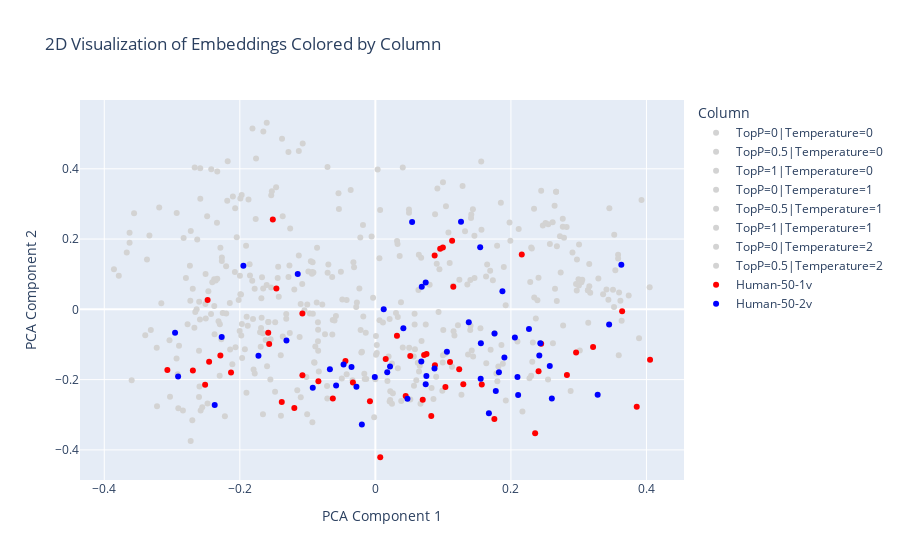

Notebook source saved alongside this figure:
### Code cell
# Perform PCA to reduce the embeddings to 2 dimensions
pca = PCA(n_components=2)
reduced_embeddings_2d = pca.fit_transform(all_embeddings_array)

# Create a DataFrame for the reduced embeddings with cluster labels and column names
df_embeddings_2d = pd.DataFrame(reduced_embeddings_2d, columns=['PCA1', 'PCA2'])
df_embeddings_2d['ClusterLabel'] = cluster_labels
df_embeddings_2d['Column'] = column_associations

# Define a color mapping with bold colors for 'Human-50-2v' and 'Human-50-1v', and neutral colors for others
unique_columns = df_embeddings_2d['Column'].unique()
color_mapping = {column: 'lightgrey' for column in unique_columns}  # Start with all neutral colors
color_mapping['Human-50-2v'] = 'blue'  # Assign a bold color for 'Human-50-2v'
color_mapping['Human-50-1v'] = 'red'   # Assign a bold color for 'Human-50-1v'

# Create an interactive scatter plot using Plotly Express
fig = px.scatter(df_embeddings_2d, x='PCA1', y='PCA2', color='Column', hover_data=['Column', 'ClusterLabel'], title='2D Visualization of Embeddings Colored by Column', color_discrete_map=color_mapping)

# Customize the layout
fig.update_layout(
    xaxis_title='PCA Component 1',
    yaxis_title='PCA Component 2',
    legend_title='Column'
)

# Show the plot
fig.show()

### Figure 1 — Plotly figure (JSON) as saved in the notebook; plotly's stock layout.template omitted (floating-point values rounded to 4 significant figures)
{"data": [{"customdata": [["TopP=0|Temperature=0", 6], ["TopP=0|Temperature=0", 12], ["TopP=0|Temperature=0", 13], ["TopP=0|Temperature=0", 5], ["TopP=0|Temperature=0", 3], ["TopP=0|Temperature=0", 11], ["TopP=0|Temperature=0", 11], ["TopP=0|Temperature=0", 1], ["TopP=0|Temperature=0", 14], ["TopP=0|Temperature=0", 2], ["TopP=0|Temperature=0", 5], ["TopP=0|Temperature=0", 12], ["TopP=0|Temperature=0", 5], ["TopP=0|Temperature=0", 0], ["TopP=0|Temperature=0", 7], ["TopP=0|Temperature=0", 10], ["TopP=0|Temperature=0", 4], ["TopP=0|Temperature=0", 9], ["TopP=0|Temperature=0", 7], ["TopP=0|Temperature=0", 6], ["TopP=0|Temperature=0", 10], ["TopP=0|Temperature=0", 4], ["TopP=0|Temperature=0", 9], ["TopP=0|Temperature=0", 4], ["TopP=0|Temperature=0", 11], ["TopP=0|Temperature=0", 11], ["TopP=0|Temperature=0", 14], ["TopP=0|Temperature=0", 6], ["TopP=0|Temperature=0", 7], ["TopP=0|Temperature=0", 6], ["TopP=0|Temperature=0", 11], ["TopP=0|Temperature=0", 6], ["TopP=0|Temperature=0", 0], ["TopP=0|Temperature=0", 4], ["TopP=0|Temperature=0", 6], ["TopP=0|Temperature=0", 11], ["TopP=0|Temperature=0", 1], ["TopP=0|Temperature=0", 14], ["TopP=0|Temperature=0", 7], ["TopP=0|Temperature=0", 6], ["TopP=0|Temperature=0", 10], ["TopP=0|Temperature=0", 1], ["TopP=0|Temperature=0", 14], ["TopP=0|Temperature=0", 2], ["TopP=0|Temperature=0", 13], ["TopP=0|Temperature=0", 10], ["TopP=0|Temperature=0", 6], ["TopP=0|Temperature=0", 11], ["TopP=0|Temperature=0", 11], ["TopP=0|Temperature=0", 13], ["TopP=0|Temperature=0", 8]], "hovertemplate": "Column=%{customdata[0]}<br>PCA1=%{x}<br>PCA2=%{y}<br>ClusterLabel=%{customdata[1]}<extra></extra>", "legendgroup": "TopP=0|Temperature=0", "marker": {"color": "lightgrey", "symbol": "circle"}, "mode": "markers", "name": "TopP=0|Temperature=0", "orientation": "v", "showlegend": true, "type": "scatter", "x": [0.3137, 0.3453, -0.3668, 0.05157, 0.06552, -0.2933, -0.1196, -0.05084, -0.1973, 0.03219, -0.1315, 0.1852, -0.04241, -0.2407, -0.09521, -0.2143, -0.1908, 0.317, 0.1633, 0.1923, -0.04239, -0.2602, 0.2971, -0.1999, -0.2795, -0.2017, -0.176, -0.05379, -0.2505, 0.2308, -0.08473, 0.09154, -0.2628, -0.1545, -0.02224, -0.1797, 0.1323, -0.07063, -0.07048, 0.2975, -0.197, 0.03586, -0.1992, 0.2285, -0.2265, -0.2064, 0.3541, -0.2694, -0.01415, -0.1129, 0.1758], "xaxis": "x", "y": [0.05423, 0.2874, 0.162, -0.2565, -0.1603, -0.1399, 0.05616, 0.1068, 0.3251, -0.07627, -0.02673, 0.3035, 0.02665, 0.07676, 0.1367, -0.1146, 0.1813, 0.04757, 0.09353, 0.01141, -0.1845, -0.1181, 0.05394, 0.09559, 0.08939, 0.0267, 0.4295, 0.2859, 0.1005, 0.1734, -0.03681, 0.3441, 0.1987, -0.08536, 0.2045, -0.1711, 0.2225, 0.4049, 0.1045, 0.1421, -0.0416, 0.1516, 0.3153, 0.07809, 0.1476, -0.1081, 0.1115, 0.05883, -0.06652, 0.1535, -0.0687], "yaxis": "y"}, {"customdata": [["TopP=0.5|Temperature=0", 6], ["TopP=0.5|Temperature=0", 12], ["TopP=0.5|Temperature=0", 13], ["TopP=0.5|Temperature=0", 2], ["TopP=0.5|Temperature=0", 11], ["TopP=0.5|Temperature=0", 4], ["TopP=0.5|Temperature=0", 1], ["TopP=0.5|Temperature=0", 14], ["TopP=0.5|Temperature=0", 5], ["TopP=0.5|Temperature=0", 6], ["TopP=0.5|Temperature=0", 0], ["TopP=0.5|Temperature=0", 5], ["TopP=0.5|Temperature=0", 11], ["TopP=0.5|Temperature=0", 0], ["TopP=0.5|Temperature=0", 11], ["TopP=0.5|Temperature=0", 12], ["TopP=0.5|Temperature=0", 10], ["TopP=0.5|Temperature=0", 5], ["TopP=0.5|Temperature=0", 11], ["TopP=0.5|Temperature=0", 6], ["TopP=0.5|Temperature=0", 9], ["TopP=0.5|Temperature=0", 7], ["TopP=0.5|Temperature=0", 14], ["TopP=0.5|Temperature=0", 7], ["TopP=0.5|Temperature=0", 13], ["TopP=0.5|Temperature=0", 2], ["TopP=0.5|Temperature=0", 1], ["TopP=0.5|Temperature=0", 14], ["TopP=0.5|Temperature=0", 7], ["TopP=0.5|Temperature=0", 6], ["TopP=0.5|Temperature=0", 12], ["TopP=0.5|Temperature=0", 14], ["TopP=0.5|Temperature=0", 6], ["TopP=0.5|Temperature=0", 2], ["TopP=0.5|Temperature=0", 4], ["TopP=0.5|Temperature=0", 7], ["TopP=0.5|Temperature=0", 6], ["TopP=0.5|Temperature=0", 9], ["TopP=0.5|Temperature=0", 11], ["TopP=0.5|Temperature=0", 4], ["TopP=0.5|Temperature=0", 5], ["TopP=0.5|Temperature=0", 12], ["TopP=0.5|Temperature=0", 14], ["TopP=0.5|Temperature=0", 6], ["TopP=0.5|Temperature=0", 13], ["TopP=0.5|Temperature=0", 6], ["TopP=0.5|Temperature=0", 9], ["TopP=0.5|Temperature=0", 11], ["TopP=0.5|Temperature=0", 11], ["TopP=0.5|Temperature=0", 13], ["TopP=0.5|Temperature=0", 8]], "hovertemplate": "Column=%{customdata[0]}<br>PCA1=%{x}<br>PCA2=%{y}<br>ClusterLabel=%{customdata[1]}<extra></extra>", "legendgroup": "TopP=0.5|Temperature=0", "marker": {"color": "lightgrey", "symbol": "circle"}, "mode": "markers", "name": "TopP=0.5|Temperature=0", "orientation": "v", "showlegend": true, "type": "scatter", "x": [0.3438, 0.2667, -0.337, 0.09975, -0.1006, -0.1579, 0.01118, -0.2666, 0.03317, 0.03779, -0.2356, 0.05697, -0.2578, -0.2482, -0.1604, 0.1462, -0.2273, 0.0195, -0.3313, 0.341, 0.3005, -0.06935, -0.1377, 0.1694, -0.2148, 0.1357, 0.03042, -0.2931, -0.2333, 0.1167, 0.0496, -0.1603, 0.09453, 0.155, -0.1687, -0.09887, 0.2679, 0.3524, -0.1434, -0.2477, -0.01336, 0.04045, -0.1367, 0.3596, -0.1315, 0.1405, 0.2511, 0.02106, -0.1268, -0.3396, 0.1758], "xaxis": "x", "y": [0.02711, 0.3348, 0.1418, -0.1307, -0.2983, -0.03625, -0.03738, 0.4037, -0.02195, 0.02009, 0.08182, -0.2178, -0.2882, 0.2648, 0.0692, 0.2093, -0.08484, -0.134, -0.0587, 0.05639, 0.1847, 0.1274, 0.4855, 0.1097, 0.01815, 0.07051, -0.01013, 0.2742, 0.08713, -0.0742, 0.2845, 0.531, 0.1144, -0.05364, -0.05294, 0.1075, 0.1799, 0.2124, 0.1215, -0.2677, -0.1982, 0.4034, 0.2652, 0.04796, -0.01329, -0.04633, 0.2459, -0.02766, 0.125, -0.07377, -0.0687], "yaxis": "y"}, {"customdata": [["TopP=1|Temperature=0", 6], ["TopP=1|Temperature=0", 12], ["TopP=1|Temperature=0", 13], ["TopP=1|Temperature=0", 11], ["TopP=1|Temperature=0", 2], ["TopP=1|Temperature=0", 1], ["TopP=1|Temperature=0", 14], ["TopP=1|Temperature=0", 5], ["TopP=1|Temperature=0", 9], ["TopP=1|Temperature=0", 11], ["TopP=1|Temperature=0", 0], ["TopP=1|Temperature=0", 12], ["TopP=1|Temperature=0", 10], ["TopP=1|Temperature=0", 5], ["TopP=1|Temperature=0", 11], ["TopP=1|Temperature=0", 11], ["TopP=1|Temperature=0", 0], ["TopP=1|Temperature=0", 7], ["TopP=1|Temperature=0", 4], ["TopP=1|Temperature=0", 7], ["TopP=1|Temperature=0", 10], ["TopP=1|Temperature=0", 4], ["TopP=1|Temperature=0", 5], ["TopP=1|Temperature=0", 9], ["TopP=1|Temperature=0", 4], ["TopP=1|Temperature=0", 11], ["TopP=1|Temperature=0", 14], ["TopP=1|Temperature=0", 7], ["TopP=1|Temperature=0", 6], ["TopP=1|Temperature=0", 2], ["TopP=1|Temperature=0", 10], ["TopP=1|Temperature=0", 14], ["TopP=1|Temperature=0", 2], ["TopP=1|Temperature=0", 11], ["TopP=1|Temperature=0", 12], ["TopP=1|Temperature=0", 6], ["TopP=1|Temperature=0", 14], ["TopP=1|Temperature=0", 6], ["TopP=1|Temperature=0", 11], ["TopP=1|Temperature=0", 1], ["TopP=1|Temperature=0", 4], ["TopP=1|Temperature=0", 14], ["TopP=1|Temperature=0", 5], ["TopP=1|Temperature=0", 6], ["TopP=1|Temperature=0", 6], ["TopP=1|Temperature=0", 7], ["TopP=1|Temperature=0", 9], ["TopP=1|Temperature=0", 3], ["TopP=1|Temperature=0", 13], ["TopP=1|Temperature=0", 5], ["TopP=1|Temperature=0", 8]], "hovertemplate": "Column=%{customdata[0]}<br>PCA1=%{x}<br>PCA2=%{y}<br>ClusterLabel=%{customdata[1]}<extra></extra>", "legendgroup": "TopP=1|Temperature=0", "marker": {"color": "lightgrey", "symbol": "circle"}, "mode": "markers", "name": "TopP=1|Temperature=0", "orientation": "v", "showlegend": true, "type": "scatter", "x": [0.336, 0.2645, -0.3627, -0.2917, 0.1786, -0.06373, -0.2422, 0.1002, 0.3522, -0.1899, -0.2294, 0.1562, -0.1902, 0.127, -0.3222, -0.1282, -0.2046, -0.07832, -0.2595, 0.2368, 0.02188, -0.1441, -0.01566, 0.1463, -0.1682, -0.08655, -0.1129, -0.1817, 0.1881, 0.05793, -0.1396, -0.2333, 0.1701, -0.2897, 0.2341, 0.124, -0.3189, 0.3141, -0.284, 0.09055, -0.1659, -0.1813, -0.03375, 0.2324, 0.3634, -0.003404, 0.3927, 0.1637, -0.2507, -0.1619, 0.1758], "xaxis": "x", "y": [0.04305, 0.2946, 0.1894, -0.1844, -0.1824, 0.09228, 0.3987, -0.05862, 0.006995, -0.0213, -0.04261, 0.4209, -0.2375, -0.2432, -0.2755, 0.09206, 0.2049, 0.01388, -0.2199, -0.0264, -0.2583, 0.08939, -0.198, 0.08956, 0.03125, 0.0196, 0.4504, 0.08166, -0.155, -0.04299, -0.1308, 0.3926, -0.1151, -0.1033, 0.2864, 0.08437, 0.2901, -0.03803, -0.2878, 0.1301, -0.06815, 0.5146, -0.2015, -0.0941, -0.03274, 0.03315, 0.3115, -0.1536, 0.0149, -0.0873, -0.0687], "yaxis": "y"}, {"customdata": [["TopP=0|Temperature=1", 6], ["TopP=0|Temperature=1", 12], ["TopP=0|Temperature=1", 13], ["TopP=0|Temperature=1", 5], ["TopP=0|Temperature=1", 11], ["TopP=0|Temperature=1", 4], ["TopP=0|Temperature=1", 1], ["TopP=0|Temperature=1", 5], ["TopP=0|Temperature=1", 4], ["TopP=0|Temperature=1", 6], ["TopP=0|Temperature=1", 0], ["TopP=0|Temperature=1", 2], ["TopP=0|Temperature=1", 12], ["TopP=0|Temperature=1", 4], ["TopP=0|Temperature=1", 5], ["TopP=0|Temperature=1", 9], ["TopP=0|Temperature=1", 7], ["TopP=0|Temperature=1", 11], ["TopP=0|Temperature=1", 6], ["TopP=0|Temperature=1", 7], ["TopP=0|Temperature=1", 10], ["TopP=0|Temperature=1", 14], ["TopP=0|Temperature=1", 10], ["TopP=0|Temperature=1", 2], ["TopP=0|Temperature=1", 11], ["TopP=0|Temperature=1", 14], ["TopP=0|Temperature=1", 1], ["TopP=0|Temperature=1", 0], ["TopP=0|Temperature=1", 7], ["TopP=0|Temperature=1", 5], ["TopP=0|Temperature=1", 5], ["TopP=0|Temperature=1", 14], ["TopP=0|Temperature=1", 10], ["TopP=0|Temperature=1", 3], ["TopP=0|Temperature=1", 13], ["TopP=0|Temperature=1", 2], ["TopP=0|Temperature=1", 9], ["TopP=0|Temperature=1", 14], ["TopP=0|Temperature=1", 11], ["TopP=0|Temperature=1", 6], ["TopP=0|Temperature=1", 6], ["TopP=0|Temperature=1", 6], ["TopP=0|Temperature=1", 7], ["TopP=0|Temperature=1", 9], ["TopP=0|Temperature=1", 2], ["TopP=0|Temperature=1", 4], ["TopP=0|Temperature=1", 11], ["TopP=0|Temperature=1", 11], ["TopP=0|Temperature=1", 3], ["TopP=0|Temperature=1", 11], ["TopP=0|Temperature=1", 8]], "hovertemplate": "Column=%{customdata[0]}<br>PCA1=%{x}<br>PCA2=%{y}<br>ClusterLabel=%{customdata[1]}<extra></extra>", "legendgroup": "TopP=0|Temperature=1", "marker": {"color": "lightgrey", "symbol": "circle"}, "mode": "markers", "name": "TopP=0|Temperature=1", "orientation": "v", "showlegend": true, "type": "scatter", "x": [0.3003, 0.2447, -0.3627, 0.06256, -0.1018, -0.07428, -0.03144, 0.14, -0.1979, 0.186, -0.1805, 0.0021, 0.1992, -0.2701, -0.08859, 0.2822, 0.2344, -0.3038, 0.2734, -0.08467, 0.02104, -0.1283, -0.2297, 0.06352, -0.303, -0.1872, 0.1218, -0.2286, -0.2314, 0.1815, 3.897e-05, 0.1078, 0.0008606, 0.1925, -0.2266, 0.2274, 0.2766, -0.1537, -0.1079, 0.2299, 0.03205, 0.329, -0.09668, 0.2783, 0.05676, -0.1366, 0.002056, -0.086, -0.01979, -0.1539, 0.1758], "xaxis": "x", "y": [0.06822, 0.3376, 0.2177, -0.1519, -0.1929, -0.07123, 0.12, -0.05899, -0.07436, -0.1014, -0.02779, -0.1245, 0.1956, -0.3154, -0.106, 0.2344, 0.03363, -0.08769, 0.1052, -0.09069, -0.2622, 0.448, -0.1891, 0.055, -0.2484, 0.3126, -0.04555, 0.1754, -0.03403, -0.1624, -0.1988, 0.2187, -0.1292, -0.2595, 0.1378, -0.1963, 0.2353, 0.3249, 0.07218, 0.1761, 0.1942, 0.08779, -0.01162, 0.2035, -0.134, -0.07728, -0.1018, 0.1753, -0.1205, 0.06203, -0.0687], "yaxis": "y"}, {"customdata": [["TopP=0.5|Temperature=1", 6], ["TopP=0.5|Temperature=1", 12], ["TopP=0.5|Temperature=1", 13], ["TopP=0.5|Temperature=1", 11], ["TopP=0.5|Temperature=1", 5], ["TopP=0.5|Temperature=1", 4], ["TopP=0.5|Temperature=1", 1], ["TopP=0.5|Temperature=1", 11], ["TopP=0.5|Temperature=1", 2], ["TopP=0.5|Temperature=1", 11], ["TopP=0.5|Temperature=1", 0], ["TopP=0.5|Temperature=1", 12], ["TopP=0.5|Temperature=1", 11], ["TopP=0.5|Temperature=1", 5], ["TopP=0.5|Temperature=1", 10], ["TopP=0.5|Temperature=1", 0], ["TopP=0.5|Temperature=1", 5], ["TopP=0.5|Temperature=1", 14], ["TopP=0.5|Temperature=1", 10], ["TopP=0.5|Temperature=1", 6], ["TopP=0.5|Temperature=1", 11], ["TopP=0.5|Temperature=1", 9], ["TopP=0.5|Temperature=1", 13], ["TopP=0.5|Temperature=1", 14], ["TopP=0.5|Temperature=1", 7], ["TopP=0.5|Temperature=1", 7], ["TopP=0.5|Temperature=1", 2], ["TopP=0.5|Temperature=1", 9], ["TopP=0.5|Temperature=1", 4], ["TopP=0.5|Temperature=1", 5], ["TopP=0.5|Temperature=1", 5], ["TopP=0.5|Temperature=1", 4], ["TopP=0.5|Temperature=1", 9], ["TopP=0.5|Temperature=1", 3], ["TopP=0.5|Temperature=1", 14], ["TopP=0.5|Temperature=1", 6], ["TopP=0.5|Temperature=1", 10], ["TopP=0.5|Temperature=1", 6], ["TopP=0.5|Temperature=1", 11], ["TopP=0.5|Temperature=1", 14], ["TopP=0.5|Temperature=1", 6], ["TopP=0.5|Temperature=1", 1], ["TopP=0.5|Temperature=1", 10], ["TopP=0.5|Temperature=1", 1], ["TopP=0.5|Temperature=1", 9], ["TopP=0.5|Temperature=1", 10], ["TopP=0.5|Temperature=1", 7], ["TopP=0.5|Temperature=1", 7], ["TopP=0.5|Temperature=1", 4], ["TopP=0.5|Temperature=1", 11], ["TopP=0.5|Temperature=1", 8]], "hovertemplate": "Column=%{customdata[0]}<br>PCA1=%{x}<br>PCA2=%{y}<br>ClusterLabel=%{customdata[1]}<extra></extra>", "legendgroup": "TopP=0.5|Temperature=1", "marker": {"color": "lightgrey", "symbol": "circle"}, "mode": "markers", "name": "TopP=0.5|Temperature=1", "orientation": "v", "showlegend": true, "type": "scatter", "x": [0.2961, 0.2471, -0.3857, -0.148, 0.02453, -0.1118, 0.1422, -0.1425, 0.113, -0.2502, -0.1478, 0.09976, -0.09318, -0.01781, -0.09293, -0.267, 0.06814, 0.003337, -0.1393, 0.3157, -0.2377, 0.2908, -0.2424, -0.1527, 0.1734, -0.02724, 0.2096, 0.2551, -0.222, 0.1096, 0.02582, -0.1781, 0.3582, 0.08294, -0.1072, 0.006021, -0.08439, 0.2651, -0.2002, -0.1464, 0.06754, 0.1796, -0.1659, 0.09323, -0.01828, -0.02178, -0.09258, -0.1005, -0.2337, -0.02827, 0.1758], "xaxis": "x", "y": [0.07205, 0.2385, 0.1143, -0.2343, -0.2689, -0.0789, -0.1172, 0.03613, -0.1634, -0.02634, -0.03641, 0.3618, 0.1064, -0.02016, -0.321, -0.05229, -0.08993, 0.3978, -0.303, 0.0658, 0.009442, 0.162, -0.01302, 0.3358, 0.08305, 0.01934, -0.09145, 0.2423, -0.3042, 0.132, -0.2387, 0.05835, 0.1553, -0.2237, 0.4717, 0.1452, -0.118, 0.05872, -0.06158, 0.3475, 0.147, 0.1809, -0.2983, -0.007375, 0.2402, -0.05859, 0.1341, 0.01386, 0.2466, 0.006736, -0.0687], "yaxis": "y"}, {"customdata": [["TopP=1|Temperature=1", 6], ["TopP=1|Temperature=1", 13], ["TopP=1|Temperature=1", 12], ["TopP=1|Temperature=1", 12], ["TopP=1|Temperature=1", 1], ["TopP=1|Temperature=1", 9], ["TopP=1|Temperature=1", 5], ["TopP=1|Temperature=1", 11], ["TopP=1|Temperature=1", 0], ["TopP=1|Temperature=1", 14], ["TopP=1|Temperature=1", 10], ["TopP=1|Temperature=1", 4], ["TopP=1|Temperature=1", 3], ["TopP=1|Temperature=1", 6], ["TopP=1|Temperature=1", 9], ["TopP=1|Temperature=1", 4], ["TopP=1|Temperature=1", 5], ["TopP=1|Temperature=1", 1], ["TopP=1|Temperature=1", 5], ["TopP=1|Temperature=1", 6], ["TopP=1|Temperature=1", 12], ["TopP=1|Temperature=1", 11], ["TopP=1|Temperature=1", 4], ["TopP=1|Temperature=1", 2], ["TopP=1|Temperature=1", 14], ["TopP=1|Temperature=1", 0], ["TopP=1|Temperature=1", 11], ["TopP=1|Temperature=1", 11], ["TopP=1|Temperature=1", 6], ["TopP=1|Temperature=1", 3], ["TopP=1|Temperature=1", 9], ["TopP=1|Temperature=1", 10], ["TopP=1|Temperature=1", 7], ["TopP=1|Temperature=1", 3], ["TopP=1|Temperature=1", 4], ["TopP=1|Temperature=1", 5], ["TopP=1|Temperature=1", 10], ["TopP=1|Temperature=1", 12], ["TopP=1|Temperature=1", 11], ["TopP=1|Temperature=1", 11], ["TopP=1|Temperature=1", 11], ["TopP=1|Temperature=1", 6], ["TopP=1|Temperature=1", 4], ["TopP=1|Temperature=1", 13], ["TopP=1|Temperature=1", 9], ["TopP=1|Temperature=1", 7], ["TopP=1|Temperature=1", 6], ["TopP=1|Temperature=1", 4], ["TopP=1|Temperature=1", 12], ["TopP=1|Temperature=1", 14], ["TopP=1|Temperature=1", 8]], "hovertemplate": "Column=%{customdata[0]}<br>PCA1=%{x}<br>PCA2=%{y}<br>ClusterLabel=%{customdata[1]}<extra></extra>", "legendgroup": "TopP=1|Temperature=1", "marker": {"color": "lightgrey", "symbol": "circle"}, "mode": "markers", "name": "TopP=1|Temperature=1", "orientation": "v", "showlegend": true, "type": "scatter", "x": [0.3053, -0.3786, 0.2997, 0.1042, -0.0898, 0.1402, 0.08975, -0.1678, -0.2378, -0.2186, 0.01782, -0.2201, 0.262, -0.03239, 0.3506, -0.1692, -0.09034, 0.07433, 0.03273, 0.1443, 0.1439, -0.178, -0.0207, 0.09942, -0.05441, -0.2737, -0.1966, -0.2111, 0.217, 0.2315, 0.3582, -0.2637, -0.09224, 0.09881, -0.06289, 0.06044, -0.01632, 0.1415, -0.2771, -0.3158, -0.26, 0.2677, -0.07124, -0.1701, 0.3041, 0.05837, 0.277, -0.04952, 0.2723, -0.1257, 0.1758], "xaxis": "x", "y": [0.08412, 0.09548, 0.08568, 0.2931, -0.1517, 0.08357, -0.1918, -0.02359, 0.08541, 0.3088, -0.2038, -0.01215, -0.09676, 0.1343, 0.05563, -0.1064, -0.1504, -0.04339, 0.1861, -0.1344, 0.2849, -0.1827, -0.1225, -0.1511, 0.3303, 0.1243, -0.1386, -0.1565, -0.2905, -0.1489, 0.1445, 0.0005721, -0.01245, -0.232, -0.0303, -0.2015, -0.1831, 0.2703, -0.04225, 0.01743, 0.02133, 0.02384, -0.2181, -0.06484, 0.07729, -0.1133, -0.04632, -0.1968, 0.2084, 0.2303, -0.0687], "yaxis": "y"}, {"customdata": [["TopP=0|Temperature=2", 6], ["TopP=0|Temperature=2", 12], ["TopP=0|Temperature=2", 13], ["TopP=0|Temperature=2", 5], ["TopP=0|Temperature=2", 11], ["TopP=0|Temperature=2", 4], ["TopP=0|Temperature=2", 1], ["TopP=0|Temperature=2", 14], ["TopP=0|Temperature=2", 5], ["TopP=0|Temperature=2", 11], ["TopP=0|Temperature=2", 3], ["TopP=0|Temperature=2", 0], ["TopP=0|Temperature=2", 2], ["TopP=0|Temperature=2", 12], ["TopP=0|Temperature=2", 4], ["TopP=0|Temperature=2", 11], ["TopP=0|Temperature=2", 0], ["TopP=0|Temperature=2", 9], ["TopP=0|Temperature=2", 7], ["TopP=0|Temperature=2", 5], ["TopP=0|Temperature=2", 14], ["TopP=0|Temperature=2", 6], ["TopP=0|Temperature=2", 7], ["TopP=0|Temperature=2", 13], ["TopP=0|Temperature=2", 10], ["TopP=0|Temperature=2", 2], ["TopP=0|Temperature=2", 1], ["TopP=0|Temperature=2", 14], ["TopP=0|Temperature=2", 7], ["TopP=0|Temperature=2", 6], ["TopP=0|Temperature=2", 5], ["TopP=0|Temperature=2", 4], ["TopP=0|Temperature=2", 10], ["TopP=0|Temperature=2", 4], ["TopP=0|Temperature=2", 11], ["TopP=0|Temperature=2", 3], ["TopP=0|Temperature=2", 12], ["TopP=0|Temperature=2", 10], ["TopP=0|Temperature=2", 11], ["TopP=0|Temperature=2", 14], ["TopP=0|Temperature=2", 6], ["TopP=0|Temperature=2", 7], ["TopP=0|Temperature=2", 9], ["TopP=0|Temperature=2", 9], ["TopP=0|Temperature=2", 14], ["TopP=0|Temperature=2", 11], ["TopP=0|Temperature=2", 6], ["TopP=0|Temperature=2", 3], ["TopP=0|Temperature=2", 7], ["TopP=0|Temperature=2", 11], ["TopP=0|Temperature=2", 8]], "hovertemplate": "Column=%{customdata[0]}<br>PCA1=%{x}<br>PCA2=%{y}<br>ClusterLabel=%{customdata[1]}<extra></extra>", "legendgroup": "TopP=0|Temperature=2", "marker": {"color": "lightgrey", "symbol": "circle"}, "mode": "markers", "name": "TopP=0|Temperature=2", "orientation": "v", "showlegend": true, "type": "scatter", "x": [0.3137, 0.2667, -0.3334, 0.03819, -0.1152, -0.1579, 0.0008327, -0.2584, 0.1154, -0.2725, 0.2299, -0.1925, 0.1368, 0.1566, -0.2602, -0.1102, -0.1856, 0.4047, 0.006176, -0.08346, -0.03642, 0.3016, 0.2391, -0.2252, -0.1549, 0.2548, 0.1147, -0.2829, -0.1046, 0.3891, -0.001773, -0.1992, 0.0644, -0.1982, -0.2464, 0.2881, 0.1287, -0.1101, -0.0582, -0.1653, 0.3591, -0.06349, 0.2616, 0.3738, -0.2069, -0.08446, 0.3156, 0.04044, -0.06026, -0.09142, 0.1758], "xaxis": "x", "y": [0.05423, 0.3348, 0.2104, -0.2608, -0.2299, -0.03625, -0.07592, 0.4016, -0.06238, -0.3746, -0.1892, -0.1135, -0.1282, 0.2263, -0.2495, 0.01499, 0.1285, 0.06273, -0.03074, -0.177, 0.3399, -0.1174, 0.02604, -0.01012, -0.1999, -0.1996, 0.06722, 0.203, -0.002359, -0.08211, -0.3073, 0.04287, -0.177, 0.04226, 0.05171, -0.232, 0.3512, -0.2498, -0.01886, 0.5059, -0.1307, -0.07176, 0.2482, 0.03947, 0.2874, -0.05783, 0.1292, -0.1087, -0.03161, 0.1046, -0.0687], "yaxis": "y"}, {"customdata": [["TopP=0.5|Temperature=2", 6], ["TopP=0.5|Temperature=2", 12], ["TopP=0.5|Temperature=2", 13], ["TopP=0.5|Temperature=2", 5], ["TopP=0.5|Temperature=2", 10], ["TopP=0.5|Temperature=2", 0], ["TopP=0.5|Temperature=2", 1], ["TopP=0.5|Temperature=2", 4], ["TopP=0.5|Temperature=2", 2], ["TopP=0.5|Temperature=2", 14], ["TopP=0.5|Temperature=2", 12], ["TopP=0.5|Temperature=2", 5], ["TopP=0.5|Temperature=2", 11], ["TopP=0.5|Temperature=2", 5], ["TopP=0.5|Temperature=2", 10], ["TopP=0.5|Temperature=2", 7], ["TopP=0.5|Temperature=2", 4], ["TopP=0.5|Temperature=2", 1], ["TopP=0.5|Temperature=2", 4], ["TopP=0.5|Temperature=2", 9], ["TopP=0.5|Temperature=2", 0], ["TopP=0.5|Temperature=2", 7], ["TopP=0.5|Temperature=2", 11], ["TopP=0.5|Temperature=2", 6], ["TopP=0.5|Temperature=2", 14], ["TopP=0.5|Temperature=2", 2], ["TopP=0.5|Temperature=2", 4], ["TopP=0.5|Temperature=2", 4], ["TopP=0.5|Temperature=2", 4], ["TopP=0.5|Temperature=2", 4], ["TopP=0.5|Temperature=2", 12], ["TopP=0.5|Temperature=2", 7], ["TopP=0.5|Temperature=2", 14], ["TopP=0.5|Temperature=2", 4], ["TopP=0.5|Temperature=2", 3], ["TopP=0.5|Temperature=2", 5], ["TopP=0.5|Temperature=2", 6], ["TopP=0.5|Temperature=2", 4], ["TopP=0.5|Temperature=2", 7], ["TopP=0.5|Temperature=2", 14], ["TopP=0.5|Temperature=2", 5], ["TopP=0.5|Temperature=2", 9], ["TopP=0.5|Temperature=2", 11], ["TopP=0.5|Temperature=2", 11], ["TopP=0.5|Temperature=2", 1], ["TopP=0.5|Temperature=2", 6], ["TopP=0.5|Temperature=2", 11], ["TopP=0.5|Temperature=2", 4], ["TopP=0.5|Temperature=2", 11], ["TopP=0.5|Temperature=2", 6], ["TopP=0.5|Temperature=2", 8]], "hovertemplate": "Column=%{customdata[0]}<br>PCA1=%{x}<br>PCA2=%{y}<br>ClusterLabel=%{customdata[1]}<extra></extra>", "legendgroup": "TopP=0.5|Temperature=2", "marker": {"color": "lightgrey", "symbol": "circle"}, "mode": "markers", "name": "TopP=0.5|Temperature=2", "orientation": "v", "showlegend": true, "type": "scatter", "x": [0.3616, 0.2765, -0.356, 0.02445, -0.1598, -0.2202, 0.05787, -0.2373, 0.08571, -0.2724, 0.1895, -0.005566, -0.2554, 0.03322, 0.06659, -0.0488, -0.1262, 0.08008, -0.1882, 0.198, -0.2583, 0.1649, -0.3226, 0.2407, 0.007041, 0.18, -0.2908, -0.1672, -0.2073, -0.273, 0.04961, -0.1655, -0.2179, -0.1851, 0.1031, 0.04991, 0.2115, -0.3596, -0.02359, -0.2102, 0.02197, 0.2575, -0.2589, -0.07089, 0.08811, 0.06414, -0.1766, -0.2657, -0.09362, 0.1412, 0.1758], "xaxis": "x", "y": [0.02471, 0.2576, 0.2732, -0.1543, -0.1616, 0.1223, -0.0125, -0.0711, -0.2551, 0.2232, 0.1204, 0.2075, -0.2788, -0.1674, -0.2684, 0.02816, -0.06721, 0.06982, -0.04642, 0.2472, 0.3149, 0.1275, -0.1095, 0.08974, 0.2831, -0.2044, -0.2812, 0.09154, 0.1062, 0.02451, 0.2749, 0.05966, 0.4213, 0.09638, -0.1266, -0.1091, 0.2289, -0.2021, 0.05924, 0.3209, -0.2333, 0.186, -0.02868, -0.2539, 0.2706, 0.1552, 0.2572, -0.007672, 0.1014, 0.2597, -0.0687], "yaxis": "y"}, {"customdata": [["Human-50-1v", 1], ["Human-50-1v", 3], ["Human-50-1v", 3], ["Human-50-1v", 3], ["Human-50-1v", 14], ["Human-50-1v", 3], ["Human-50-1v", 13], ["Human-50-1v", 11], ["Human-50-1v", 13], ["Human-50-1v", 3], ["Human-50-1v", 3], ["Human-50-1v", 6], ["Human-50-1v", 12], ["Human-50-1v", 11], ["Human-50-1v", 6], ["Human-50-1v", 3], ["Human-50-1v", 3], ["Human-50-1v", 4], ["Human-50-1v", 12], ["Human-50-1v", 6], ["Human-50-1v", 3], ["Human-50-1v", 12], ["Human-50-1v", 4], ["Human-50-1v", 3], ["Human-50-1v", 11], ["Human-50-1v", 11], ["Human-50-1v", 14], ["Human-50-1v", 13], ["Human-50-1v", 5], ["Human-50-1v", 3], ["Human-50-1v", 12], ["Human-50-1v", 3], ["Human-50-1v", 4], ["Human-50-1v", 9], ["Human-50-1v", 3], ["Human-50-1v", 3], ["Human-50-1v", 3], ["Human-50-1v", 10], ["Human-50-1v", 4], ["Human-50-1v", 4], ["Human-50-1v", 3], ["Human-50-1v", 3], ["Human-50-1v", 3], ["Human-50-1v", 4], ["Human-50-1v", 3], ["Human-50-1v", 3], ["Human-50-1v", 3], ["Human-50-1v", 10], ["Human-50-1v", 5], ["Human-50-1v", 11], ["Human-50-1v", 6]], "hovertemplate": "Column=%{customdata[0]}<br>PCA1=%{x}<br>PCA2=%{y}<br>ClusterLabel=%{customdata[1]}<extra></extra>", "legendgroup": "Human-50-1v", "marker": {"color": "red", "symbol": "circle"}, "mode": "markers", "name": "Human-50-1v", "orientation": "v", "showlegend": true, "type": "scatter", "x": [0.08787, 0.157, 0.2408, 0.2357, -0.1513, 0.3856, -0.1076, -0.2453, -0.2475, -0.06275, 0.1298, 0.03186, 0.09564, -0.2512, 0.2826, 0.1034, 0.04477, -0.1567, 0.08747, 0.2962, 0.007196, 0.1133, -0.08406, 0.1756, -0.213, -0.2287, 0.09961, -0.1077, 0.115, 0.2446, 0.216, 0.08247, -0.1581, 0.3641, 0.1237, 0.06987, -0.04412, -0.1196, -0.1381, -0.1461, 0.1101, 0.0755, 0.3213, -0.3069, -0.03313, 0.01527, 0.05148, -0.007993, 0.07195, -0.2693, 0.4053], "xaxis": "x", "y": [-0.1589, -0.2136, -0.1764, -0.3525, 0.2557, -0.2775, -0.1875, -0.1493, 0.02688, -0.2535, -0.2133, -0.07514, 0.1721, -0.2148, -0.1872, -0.2206, -0.2466, -0.09881, 0.1532, -0.1231, -0.4209, 0.1954, -0.2043, -0.3118, -0.1796, -0.1313, 0.1763, -0.01188, 0.06409, -0.09796, 0.1563, -0.3034, -0.06667, -0.005374, -0.1705, -0.257, -0.1471, -0.2809, -0.2638, 0.05915, -0.1496, -0.1274, -0.107, -0.1724, -0.2083, -0.1412, -0.1325, -0.2615, -0.1301, -0.1739, -0.1432], "yaxis": "y"}, {"customdata": [["Human-50-2v", 3], ["Human-50-2v", 3], ["Human-50-2v", 3], ["Human-50-2v", 4], ["Human-50-2v", 3], ["Human-50-2v", 3], ["Human-50-2v", 3], ["Human-50-2v", 3], ["Human-50-2v", 12], ["Human-50-2v", 5], ["Human-50-2v", 3], ["Human-50-2v", 3], ["Human-50-2v", 12], ["Human-50-2v", 3], ["Human-50-2v", 3], ["Human-50-2v", 3], ["Human-50-2v", 3], ["Human-50-2v", 6], ["Human-50-2v", 3], ["Human-50-2v", 6], ["Human-50-2v", 3], ["Human-50-2v", 5], ["Human-50-2v", 3], ["Human-50-2v", 3], ["Human-50-2v", 11], ["Human-50-2v", 1], ["Human-50-2v", 3], ["Human-50-2v", 12], ["Human-50-2v", 9], ["Human-50-2v", 3], ["Human-50-2v", 3], ["Human-50-2v", 0], ["Human-50-2v", 14], ["Human-50-2v", 3], ["Human-50-2v", 3], ["Human-50-2v", 3], ["Human-50-2v", 3], ["Human-50-2v", 3], ["Human-50-2v", 3], ["Human-50-2v", 10], ["Human-50-2v", 3], ["Human-50-2v", 4], ["Human-50-2v", 3], ["Human-50-2v", 10], ["Human-50-2v", 12], ["Human-50-2v", 4], ["Human-50-2v", 3], ["Human-50-2v", 11], ["Human-50-2v", 10], ["Human-50-2v", 3], ["Human-50-2v", 8]], "hovertemplate": "Column=%{customdata[0]}<br>PCA1=%{x}<br>PCA2=%{y}<br>ClusterLabel=%{customdata[1]}<extra></extra>", "legendgroup": "Human-50-2v", "marker": {"color": "blue", "symbol": "circle"}, "mode": "markers", "name": "Human-50-2v", "orientation": "v", "showlegend": true, "type": "scatter", "x": [-0.02792, 0.2107, 0.07531, -0.2911, 0.328, 0.1378, 0.2434, 0.2097, 0.1875, 0.1823, -0.04691, 0.04129, 0.1547, -0.06708, 0.01752, 0.2604, -0.05794, 0.3449, 0.1675, 0.1777, -0.01994, 0.04736, 0.01232, 0.07429, -0.2267, 0.1557, -0.09238, 0.0542, 0.2267, 0.2059, 0.1056, -0.1947, 0.1264, 0.1904, -0.0008396, 0.2419, 0.06846, 0.08726, 0.07426, 0.02165, 0.1554, -0.1146, 0.06778, -0.2955, 0.3629, -0.237, -0.03517, -0.1312, -0.1725, 0.2573, 0.1758], "xaxis": "x", "y": [-0.2203, -0.2438, -0.1896, -0.1914, -0.243, -0.03681, -0.09619, -0.1926, 0.05166, -0.1789, -0.1571, -0.05407, 0.1765, -0.1707, -0.1789, -0.2536, -0.2167, -0.04323, -0.2955, -0.2322, -0.3276, -0.2544, 0.0005287, -0.2129, -0.07879, -0.09665, -0.2229, 0.2484, -0.05611, -0.08038, -0.1205, 0.1239, 0.2492, -0.1372, -0.1926, -0.1314, 0.06463, -0.1683, 0.07644, -0.1628, -0.1974, 0.1007, -0.1487, -0.06644, 0.127, -0.2726, -0.1641, -0.08843, -0.1319, -0.1612, -0.0687], "yaxis": "y"}], "layout": {"legend": {"title": {"text": "Column"}, "tracegroupgap": 0}, "title": {"text": "2D Visualization of Embeddings Colored by Column"}, "xaxis": {"anchor": "y", "domain": [0, 1], "title": {"text": "PCA Component 1"}}, "yaxis": {"anchor": "x", "domain": [0, 1], "title": {"text": "PCA Component 2"}}}}
